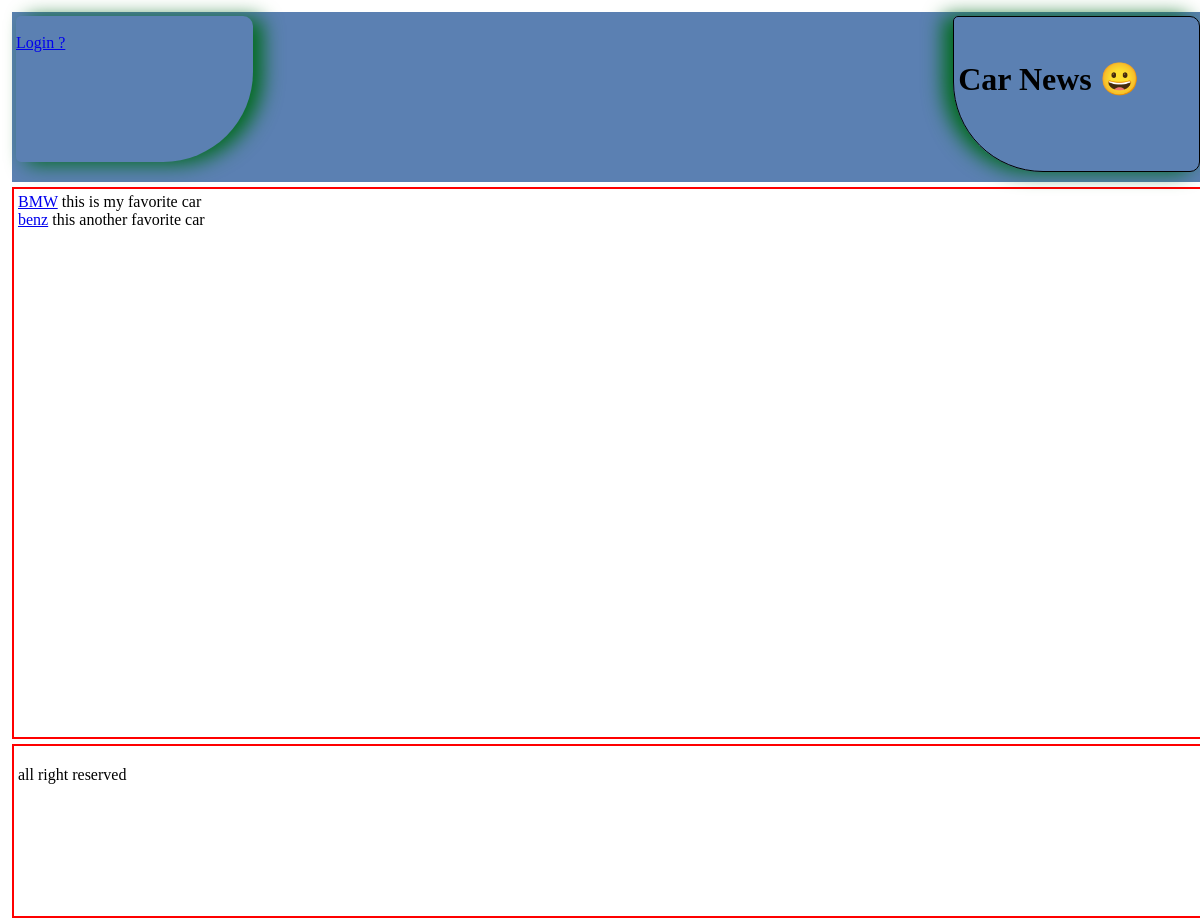
Page /2/ on the committed database.
### pages/models.py (models this page shows)
class CarClassSUb(models.Model):
    car_sub = models.ForeignKey(CarClass, max_length=100, related_name='car', on_delete=models.CASCADE, verbose_name='sub')
    title = models.CharField(max_length=200,blank=True)
    description = models.TextField(verbose_name='description')

### pages/views.py (the view)
# urls.py: path('<int:pk>/', car_class_sub,name='show_by_class'),
def car_class_sub(request, pk):
    car_class = get_object_or_404(CarClass,pk=pk)
    car_sub = car_class.car.all()
    return render(request, 'pages/car_show_by_class.html', {'car_sub': car_sub})

### pages/templates/pages/car_show_by_class.html
{% extends '_base.html' %}
{% block content %}
    {% for item in car_sub %}
        <a href="{{ item.id }}"> {{ item.title }}</a>
        <a> {{ item.description }}</a>
        <br>
    {% endfor %}
{% endblock %}

### rows in the picture
CarClassSUb: title "BMW", description "this is my favorite car"
CarClassSUb: title "benz", description "this another favorite car"
